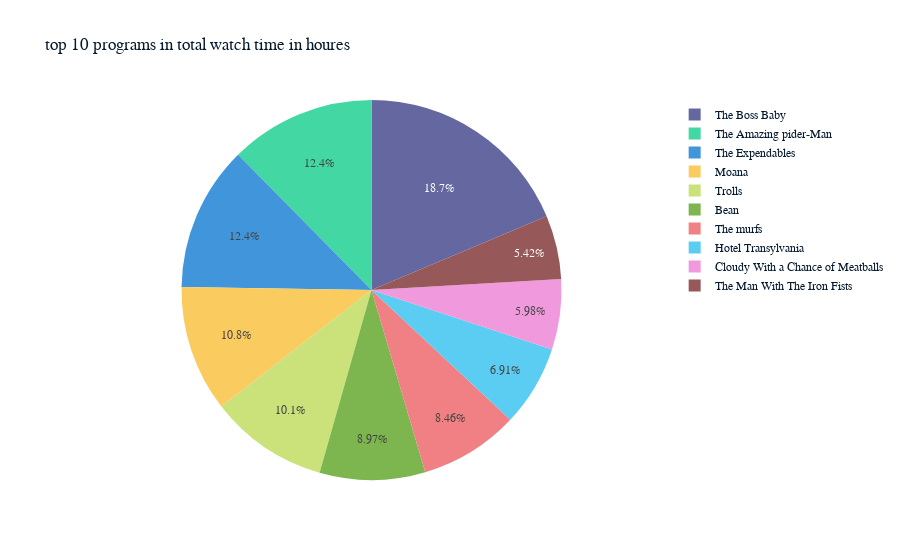

Notebook source saved alongside this figure:
### Code cell
# plot top 10 Programs
fig = px.pie(grouped.head(10), values='Total watch time in houres', names='program_name',\
             hover_data=['program_class'],title='top 10 programs in total watch time in houres')
fig.show()

### Figure 1 — Plotly figure (JSON) as saved in the notebook; plotly's stock layout.template omitted (floating-point values rounded to 4 significant figures)
{"data": [{"customdata": [["MOVIE"], ["MOVIE"], ["MOVIE"], ["MOVIE"], ["MOVIE"], ["MOVIE"], ["MOVIE"], ["MOVIE"], ["MOVIE"], ["MOVIE"]], "domain": {"x": [0, 1], "y": [0, 1]}, "hovertemplate": "program_name=%{label}<br>Total watch time in houres=%{value}<br>program_class=%{customdata[0]}<extra></extra>", "labels": ["The Boss Baby", "The Amazing pider-Man", "The Expendables", "Moana", "Trolls", "Bean", "The murfs", "Hotel Transylvania", "Cloudy With a Chance of Meatballs", "The Man With The Iron Fists"], "legendgroup": "", "name": "", "showlegend": true, "values": [2961.0, 1966.0, 1961.0, 1706.0, 1601.0, 1424.0, 1342.0, 1097.0, 948.7, 859.6], "type": "pie"}], "layout": {"legend": {"tracegroupgap": 0}, "title": {"text": "top 10 programs in total watch time in houres"}}}
